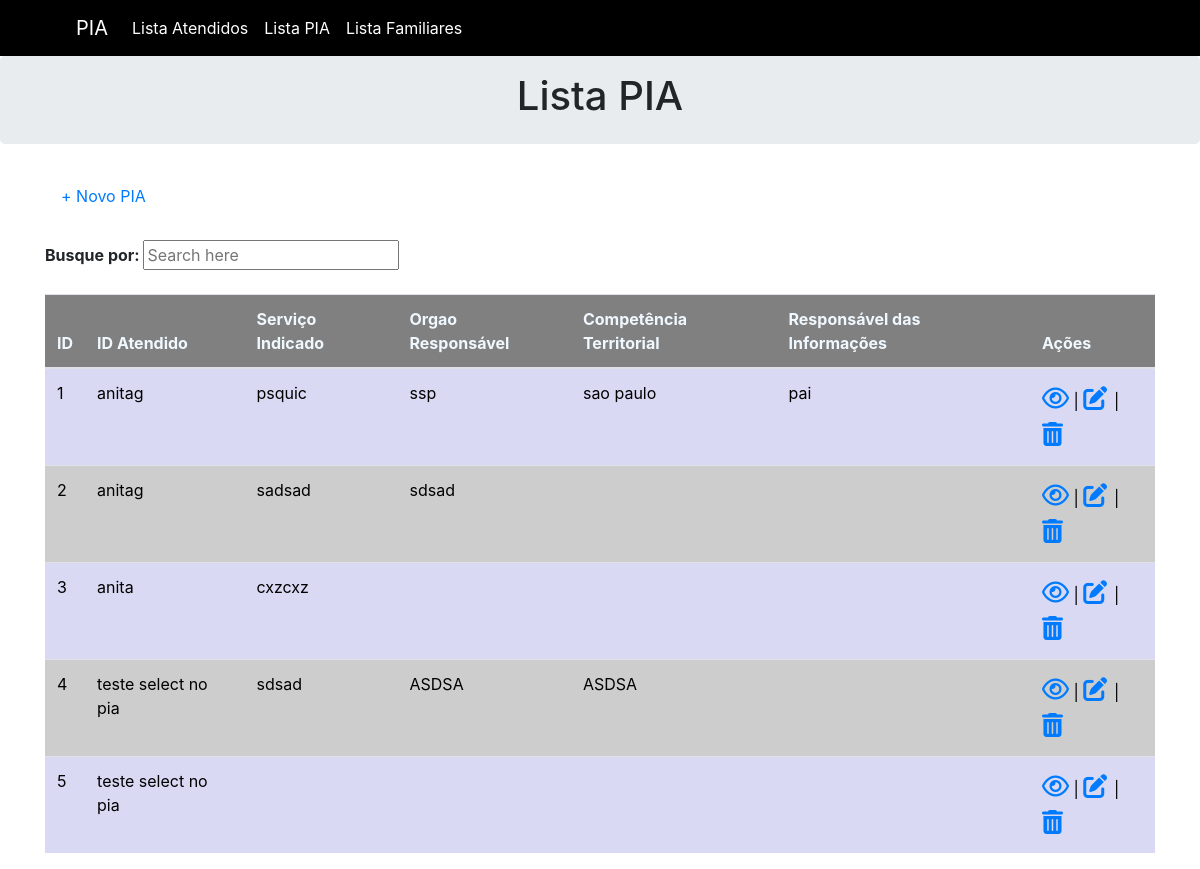
/listPia, run on the app's committed database.
### models.py (models this page shows, shortened)
class PIA(db.Model):
    __tablename__ = "pias"
    id = db.Column('id', db.Integer, primary_key=True,)
    id_paciente = db.Column(db.String(150))
    serviço_indicado = db.Column(db.String(150))
    orgao_responsavel = db.Column(db.String(150))
    competencia_territorial = db.Column(db.String(150))
    responsavel_informaçoes = db.Column(db.String(150))
    acao_encaminhamento = db.Column(db.String(150))
    equipe_responsavel = db.Column(db.String(150))
    funcao = db.Column(db.String(150))
    nome_serviço = db.Column(db.String(150))
    email = db.Column(db.String(150))
    telefone = db.Column(db.String(150))
    endereço = db.Column(db.String(150))

### app.py (the view)
@app.route('/listPia')
def RetrieveListPia():
    pias = PIA.query.all()
    return render_template('listPIA.html',pias = pias)

### app.py (called while the page is built)
@app.before_request
def create_table():
    db.create_all()

### templates/listPIA.html (shortened to what this page needs)
{% extends 'base.html' %}
{% block body %}
<div class="jumbotron p-3">
    <div class="well text-center">
 <h1> Lista PIA</h1>
    </div>
</div>
<div class="container">
        <div>
     <a class="nav-link"  href="/createPIA">+ Novo PIA</a>
    </div>
 <br>
    <b>Busque por:
          <input id="busca" type="text"
                 placeholder="Search here">
        </b>
    <br><br>
 <table class="table">
     <thead style="background-color: gray;color: aliceblue;">
        <th>ID</th>
        <th>ID Atendido</th>
        <th>Serviço Indicado</th>
        <th>Orgao Responsável</th>
        <th>Competência Territorial</th>
        <th>Responsável das Informações</th>
     <th>Ações</th>
    </thead>
   <tbody id="tablePia">
    {% for pia in pias %}
    <tr
    {% if loop.index %2==0 %}
    style="background-color:RGB(205,205,205);color:black;"
    {% else %}
    style="background-color:RGB(217,217,243);color:black;"
    {% endif %}
    ><td>{{ loop.index }}</td>
    <td>{{pia.id_paciente}}</td>
    <td>{{pia.serviço_indicado}}</td>
    <td>{{pia.orgao_responsavel}}</td>
    <td>{{pia.competencia_territorial}}</td>
    <td>{{pia.responsavel_informaçoes}}</td>
    <td>
        <span style="font-size: 24px;color:red;">
          <a href="/pia/{{pia.id}}"> <i class="fa-regular fa-eye"></i></a></span> |
        <span style="font-size: 24px;color:white;">
       <a href="/{{pia.id}}/pia/edit"> <i class="fas fa-edit"></i></a> </span>
        | <span style="font-size: 24px;color:red;">
          <a href="/{{pia.id}}/pia/delete"> <i class="fas fa-trash-alt"></i></a></span>
    </td>
    {% endfor %}
   </tbody>
 </table>
</div>
{% endblock %}

### data on the page
PIA: id_paciente "anitag", serviço_indicado "psquic", orgao_responsavel "ssp", competencia_territorial "sao paulo", responsavel_informaçoes "pai"
PIA: id_paciente "anitag", serviço_indicado "sadsad", orgao_responsavel "sdsad"
PIA: id_paciente "anita", serviço_indicado "cxzcxz"
PIA: id_paciente "teste select no pia", serviço_indicado "sdsad", orgao_responsavel "ASDSA", competencia_territorial "ASDSA"
PIA: id_paciente "teste select no pia"
